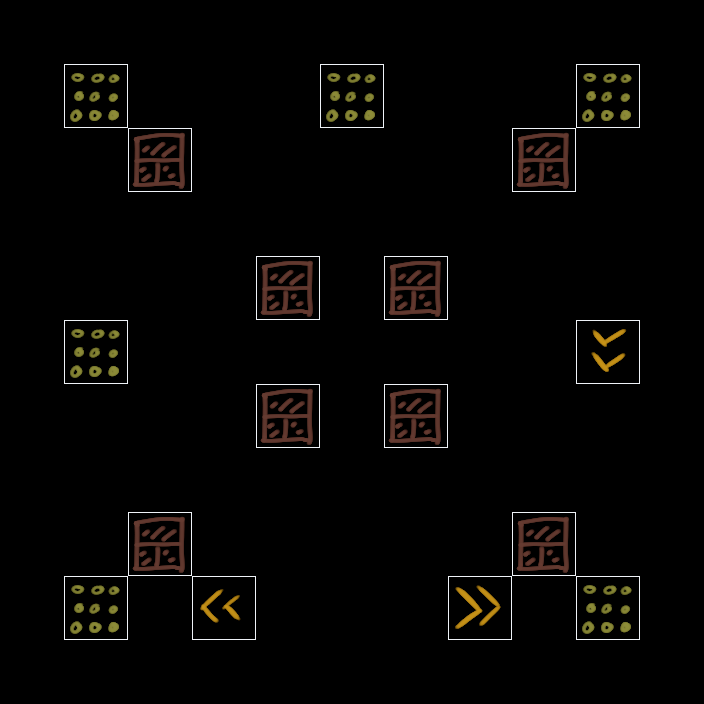

Tiled map render using the project's own tile images. Description and the whole map definition, tile-layer contents included, below:
An orthogonal 11x11 tile map with 64x64 px tiles, 1 tile layer (Tiles) and 4 objects (player, lock$y, level14, key$c).

<map version="1.5" tiledversion="1.6.0" orientation="orthogonal" renderorder="right-down" width="11" height="11" tilewidth="64" tileheight="64" infinite="0" nextlayerid="6" nextobjectid="31">
 <tileset firstgid="1" source="level_design.tsx" />
 <layer id="4" name="Tiles" width="11" height="11">
  <data encoding="csv">
0,0,0,0,0,0,0,0,0,0,0,
0,3,0,0,0,3,0,0,0,3,0,
0,0,4,0,0,0,0,0,4,0,0,
0,0,0,0,0,0,0,0,0,0,0,
0,0,0,0,4,0,4,0,0,0,0,
0,3,0,0,0,0,0,0,0,8,0,
0,0,0,0,4,0,4,0,0,0,0,
0,0,0,0,0,0,0,0,0,0,0,
0,0,4,0,0,0,0,0,4,0,0,
0,3,0,7,0,0,0,5,0,3,0,
0,0,0,0,0,0,0,0,0,0,0
</data>
 </layer>
 <objectgroup id="5" name="Objects">
  <object id="22" name="player" x="64" y="576" width="64" height="64" />
  <object id="23" name="lock$y" x="64" y="192" width="64" height="64" />
  <object id="28" name="level14" x="320" y="576" width="64" height="64" />
  <object id="29" name="key$c" x="576" y="320" width="64" height="64" />
 </objectgroup>
</map>
